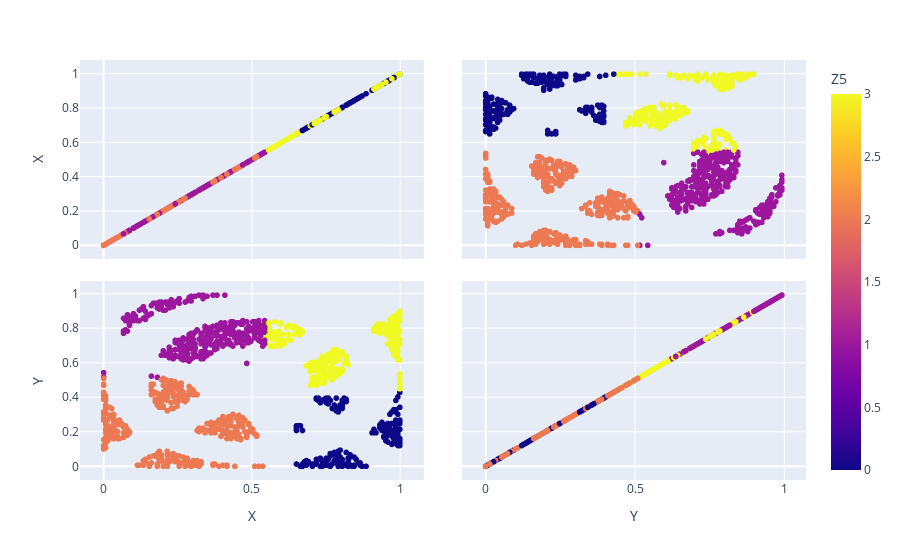

Notebook cell for this chart:
### Code cell
df_pred_distance=pd.DataFrame(pd.concat([pd.DataFrame(X_test,columns=['X','Y']),pd.DataFrame(Y_pred_2,columns=[select_name_Z])],axis=1))
fig = px.scatter_matrix(df_pred_distance,
    dimensions=['X','Y'],
    color=select_name_Z)
fig.show()

### Figure 1 — Plotly figure (JSON) as saved in the notebook; plotly's stock layout.template omitted (floating-point values rounded to 4 significant figures; data arrays with more than 128 entries replaced by an {"elided": "..."} marker saying what was removed)
{"data": [{"dimensions": [{"axis": {"matches": true}, "label": "X", "values": {"elided": "1071 float values"}}, {"axis": {"matches": true}, "label": "Y", "values": {"elided": "1071 float values"}}], "hovertemplate": "%{xaxis.title.text}=%{x}<br>%{yaxis.title.text}=%{y}<br>Z5=%{marker.color}<extra></extra>", "legendgroup": "", "marker": {"color": {"elided": "1071 int values"}, "coloraxis": "coloraxis", "symbol": "circle"}, "name": "", "showlegend": false, "type": "splom"}], "layout": {"coloraxis": {"colorbar": {"title": {"text": "Z5"}}, "colorscale": [[0, "#0d0887"], [0.1111, "#46039f"], [0.2222, "#7201a8"], [0.3333, "#9c179e"], [0.4444, "#bd3786"], [0.5556, "#d8576b"], [0.6667, "#ed7953"], [0.7778, "#fb9f3a"], [0.8889, "#fdca26"], [1, "#f0f921"]]}, "dragmode": "select", "legend": {"tracegroupgap": 0}, "margin": {"t": 60}}}
